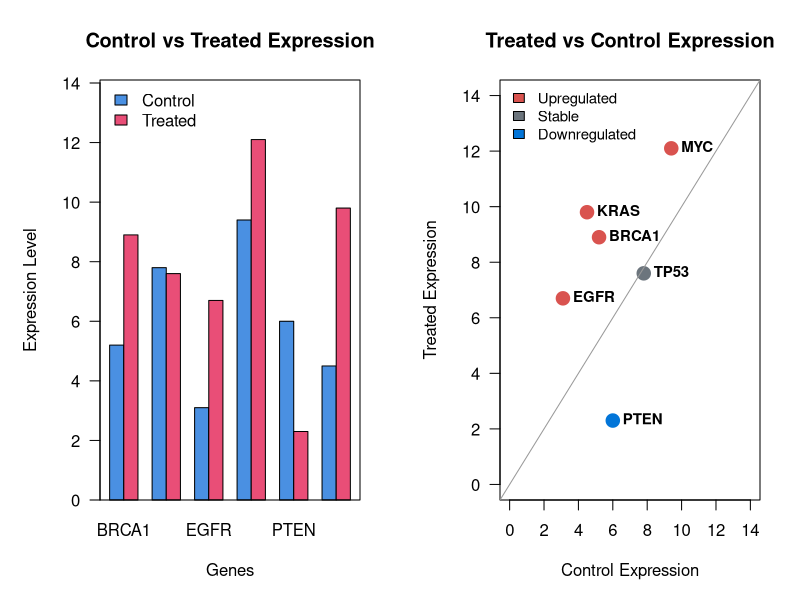

Generate this figure with R:
# ==============================================================================
# Script: gene_analysis.R
# ==============================================================================

# 1. إدخال البيانات وتسمية الـ Vectors
gene_names <- c("BRCA1", "TP53", "EGFR", "MYC", "PTEN", "KRAS")
control    <- c(5.2, 7.8, 3.1, 9.4, 6.0, 4.5)
treated    <- c(8.9, 7.6, 6.7, 12.1, 2.3, 9.8)

names(control) <- gene_names
names(treated) <- gene_names

# 2. حساب الـ Fold Change و Conditional Subsetting
fold_change <- round(treated / control, 3)
high_fc_genes <- fold_change[fold_change > 1.5]

# 3. بناء Matrix وحساب المتوسط بدون loops
expr_matrix <- cbind(Control = control, Treated = treated)
dimnames(expr_matrix) <- list(gene_names, c("Control", "Treated"))
mean_expression <- round(rowMeans(expr_matrix), 3)

# 4. التصنيف كـ Factor 
status_raw <- ifelse(
  fold_change > 1.2, 
  "upregulated",
  ifelse(fold_change < 0.8, "downregulated", "stable")
)

regulation_factor <- factor(
  status_raw,
  levels = c("upregulated", "stable", "downregulated")
)

# 5. بناء الـ Data Frame الأساسي
df <- data.frame(
  Gene            = gene_names,
  Control         = control,
  Treated         = treated,
  Mean_Expression = mean_expression,
  Fold_Change     = fold_change,
  Status          = regulation_factor,
  stringsAsFactors = FALSE
)

# 6. حفظ التقرير في results.txt
sink("results.txt")
cat("=====================================================\n")
cat("          GENE EXPRESSION ANALYSIS REPORT            \n")
cat("=====================================================\n\n")
print(df)
cat("\n--- Genes with Fold Change > 1.5 ---\n")
print(df[df$Fold_Change > 1.5, c("Gene", "Fold_Change")])
sink()

# ==============================================================================
# 7. الرسومات البيانية (هتظهر مباشرة في نافذة RStudio)
# ==============================================================================

# تنظيف الشاشة من أي رسومات قديمة معلقة
if (!is.null(dev.list())) dev.off()

# تقسيم شاشة العرض لعمودين عشان الرسمتين يظهروا جنب بعض
par(mfrow = c(1, 2), mar = c(5, 5, 4, 2))

# --- الرسم الأول: Grouped Barplot ---
mat_for_plot <- t(as.matrix(df[, c("Control", "Treated")]))
colnames(mat_for_plot) <- df$Gene

barplot(
  mat_for_plot,
  beside = TRUE,
  col = c("#4A90E2", "#E94E77"),
  main = "Control vs Treated Expression",
  xlab = "Genes",
  ylab = "Expression Level",
  ylim = c(0, max(c(df$Control, df$Treated)) + 2),
  las = 1
)
legend(
  "topleft", 
  legend = c("Control", "Treated"), 
  fill = c("#4A90E2", "#E94E77"), 
  bty = "n"
)
box()

# --- الرسم الثاني: Scatter Plot ---
status_colors <- c("upregulated" = "#D9534F", "stable" = "#6C757D", "downregulated" = "#0275D8")
point_colors  <- status_colors[as.character(df$Status)]

plot(
  df$Control, df$Treated,
  col = point_colors,
  pch = 19,
  cex = 1.8,
  main = "Treated vs Control Expression",
  xlab = "Control Expression",
  ylab = "Treated Expression",
  xlim = c(0, 14),
  ylim = c(0, 14),
  las = 1
)

abline(0, 1, col = "gray60")
text(df$Control, df$Treated, labels = df$Gene, pos = 4, font = 2, cex = 0.9)

legend(
  "topleft",
  legend = c("Upregulated", "Stable", "Downregulated"),
  fill = c("#D9534F", "#6C757D", "#0275D8"),
  bty = "n",
  cex = 0.9
)

# إرجاع العرض لشكله الطبيعي (رسمة واحدة)
par(mfrow = c(1, 1))

cat("Analysis complete. Check the 'Plots' pane in RStudio!\n")
